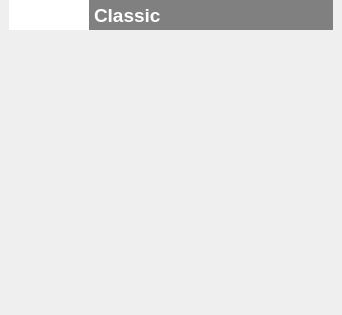
<?xml version="1.0" encoding="UTF-8"?>
<ui version="4.0">
 <class>MainWindow</class>
 <widget class="QMainWindow" name="MainWindow">
  <property name="geometry">
   <rect>
    <x>0</x>
    <y>0</y>
    <width>342</width>
    <height>315</height>
   </rect>
  </property>
  <property name="sizePolicy">
   <sizepolicy hsizetype="MinimumExpanding" vsizetype="MinimumExpanding">
    <horstretch>0</horstretch>
    <verstretch>0</verstretch>
   </sizepolicy>
  </property>
  <property name="windowTitle">
   <string>Calculator</string>
  </property>
  <property name="windowIcon">
   <iconset resource="imgs.qrc">
    <normaloff>:/icons/imgs/closed.bmp</normaloff>:/icons/imgs/closed.bmp</iconset>
  </property>
  <widget class="QWidget" name="centralwidget">
   <layout class="QGridLayout" name="gridLayout_2">
    <property name="leftMargin">
     <number>0</number>
    </property>
    <property name="topMargin">
     <number>0</number>
    </property>
    <property name="rightMargin">
     <number>0</number>
    </property>
    <property name="bottomMargin">
     <number>0</number>
    </property>
    <property name="spacing">
     <number>0</number>
    </property>
    <item row="0" column="0">
     <widget class="QComboBox" name="Settings">
      <property name="sizePolicy">
       <sizepolicy hsizetype="Preferred" vsizetype="Preferred">
        <horstretch>0</horstretch>
        <verstretch>0</verstretch>
       </sizepolicy>
      </property>
      <property name="styleSheet">
       <string notr="true">QComboBox {
    border: 0px;
    padding:0px;
	margin: 0px 0 0 9px;
font-size:18px;
	font: 75 14pt &quot;Arial&quot;;

	border-image: url(:/icons/imgs/closed.bmp);
	color: rgba(0, 0, 0, 0);
}




/* QComboBox gets the &quot;on&quot; state when the popup is open */
QComboBox::on {
	border-image: url(:/icons/imgs/opened.bmp);
}



QComboBox::drop-down {
    width:0px;
}


QComboBox QAbstractItemView {
    border: 2px solid darkgray;
    selection-background-color: lightgray;

}


</string>
      </property>
      <item>
       <property name="text">
        <string>Classic</string>
       </property>
      </item>
      <item>
       <property name="text">
        <string>Scientific</string>
       </property>
      </item>
      <item>
       <property name="text">
        <string>Measures</string>
       </property>
      </item>
     </widget>
    </item>
    <item row="0" column="1">
     <widget class="QLineEdit" name="TypeName">
      <property name="enabled">
       <bool>false</bool>
      </property>
      <property name="font">
       <font>
        <pointsize>14</pointsize>
        <weight>75</weight>
        <bold>true</bold>
       </font>
      </property>
      <property name="styleSheet">
       <string notr="true">QLineEdit {
	background-color:grey;
	border: 1px solid gray;
	border-bottom: 0px;
	padding: 2px;
	color: white;
	margin-right: 9px;
	margin-bottom: 0px;
}</string>
      </property>
      <property name="text">
       <string>Classic</string>
      </property>
     </widget>
    </item>
    <item row="1" column="0" colspan="2">
     <widget class="QStackedWidget" name="stackedWidget">
      <property name="sizePolicy">
       <sizepolicy hsizetype="MinimumExpanding" vsizetype="MinimumExpanding">
        <horstretch>0</horstretch>
        <verstretch>0</verstretch>
       </sizepolicy>
      </property>
      <property name="minimumSize">
       <size>
        <width>0</width>
        <height>0</height>
       </size>
      </property>
      <property name="maximumSize">
       <size>
        <width>16777215</width>
        <height>16777215</height>
       </size>
      </property>
      <property name="styleSheet">
       <string notr="true">QStackedWidget {
	margin-top: 0px;
}</string>
      </property>
     </widget>
    </item>
   </layout>
  </widget>
  <widget class="QStatusBar" name="statusbar">
   <property name="sizeGripEnabled">
    <bool>false</bool>
   </property>
  </widget>
 </widget>
 <resources>
  <include location="imgs.qrc"/>
 </resources>
 <connections/>
</ui>
